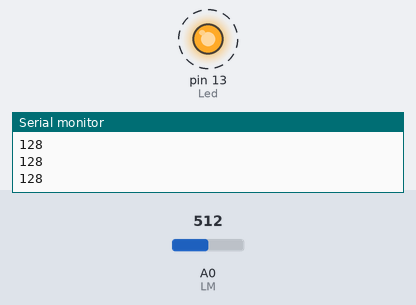
This sketch was run on a simulated Arduino Uno, built with avr-gcc and run on an emulated ATmega328P. Parts: output pins drawn as LEDs (lit = HIGH), the last lines printed to the serial monitor. Dashed ring = blinking. Inputs (shaded band) come from the test bench; at power-on: A0 (LM) = 512.

Above: at 1.08 s.
1.3 s: A0 (LM) set to 122
4.3 s: A0 (LM) set to 0
At 5.2 s:
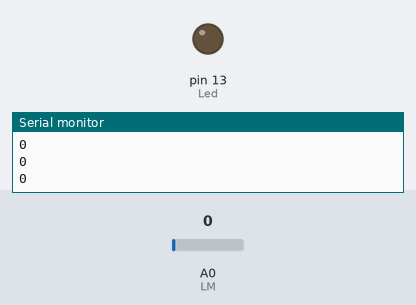
5.8 s: A0 (LM) set to 2
8.8 s: A0 (LM) set to 5
At 9.21 s:
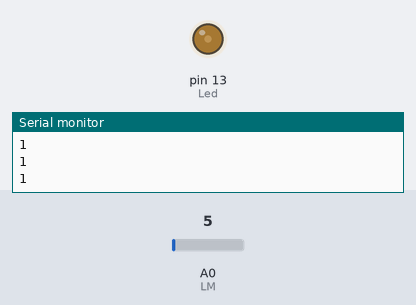
11.8 s: A0 (LM) set to 1023
At 12.44 s:
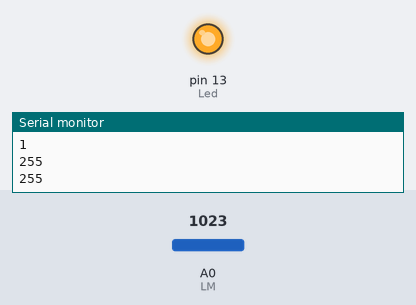
Timing chart, 0 to 15.8 s (numbered marks = the images above; inputs shaded):
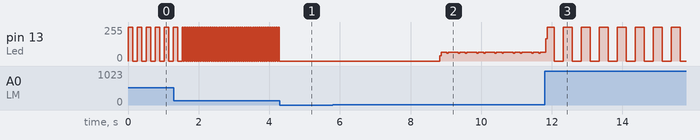

The sketch:

6B_18300645_PWM.ino
```cpp
int Led = 13;
int LM= A0;
void setup() {
 Serial.begin(9600);
 pinMode(Led, OUTPUT);
}
void loop() {

//Con este convierto a 255 bits
  int valor = analogRead(LM)/4;

Serial.print(valor);
Serial.println(" ");

 digitalWrite(Led, HIGH);
 delay(valor);
 digitalWrite(Led, LOW);
 delay(valor);
}
```

Measured:
- the behaviour switches between 3 and 4 on A0 (LM) (found by bisection; images 1 and 2)
- after the input at 4.3 s, pin 13 (Led): stops changing and stays 0/255
- after the input at 8.8 s, pin 13 (Led): 0/255 → 39/255 at once, then repeats every 0.52 s: 64/255 0.16 s, 58/255 0.04 s, 64/255 0.28 s, 58/255 0.04 s
- by itself, pin 13 (Led): repeats every 0.06 s: 255/255 0.03 s, 0/255 0.03 s
